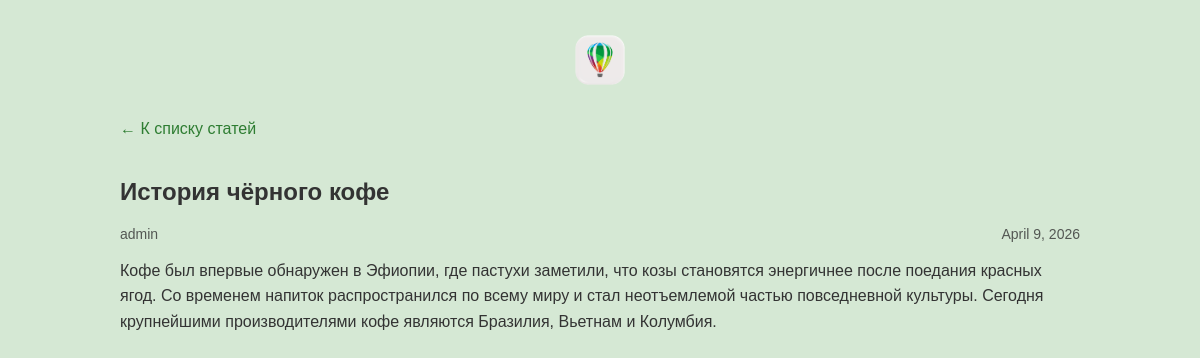
The app's page /article/1/ with its own data.
### articles/models.py (models this page shows, shortened)
class Article(models.Model):
    title = models.CharField(max_length=200)
    author = models.ForeignKey(User, on_delete=models.CASCADE)
    text = models.TextField()
    created_date = models.DateField(auto_now_add=True)

### articles/views.py (the view)
# urls.py: path("article/<int:article_id>/", views.get_article, name="get_article"),
def get_article(request, article_id):
    try:
        post = Article.objects.get(id=article_id)
        return render(request, 'article.html', {"post": post})
    except Article.DoesNotExist:
        raise Http404

### articles/templates/article.html (shortened to what this page needs)
{% load static %}
<!DOCTYPE html>
<html>
<head>
    <link rel="stylesheet" href="{% static 'css/archive.css' %}">
</head>
<body class="article">
    <div class="header">
        <a href="{% url 'archive' %}"><img src="{% static 'img/dpb-logo.png' %}" /></a>
    </div>
    <div class="archive">
        <a href="{% url 'archive' %}" class="return-link">&larr; К списку статей</a>
        <div class="one-post">
            <h2 class="post-title">{{ post.title }}</h2>
            <div class="article-info">
                <div class="article-author">{{ post.author.username }}</div>
                <div class="article-created-date">{{ post.created_date }}</div>
            </div>
            <p class="article-text">{{ post.text }}</p>
        </div>
    </div>
</body>
</html>

### articles/static/css/archive.css (style rules this page uses)
body { background: #d5e8d4; font-family: Tahoma, Arial, sans-serif; color: #333; margin: 0; padding: 0; }
.header { padding: 20px 0; }
.header img { display: block; height: 80px; margin-left: auto; margin-right: auto; }
.archive { width: 960px; margin-left: auto; margin-right: auto; }
.one-post { margin-bottom: 20px; }
.article-author { width: 50%; float: left; }
.article-created-date { text-align: right; }
.article-info { overflow: hidden; margin-bottom: 10px; font-size: 14px; opacity: 0.8; }
.article-text { line-height: 1.6; }
.return-link { display: inline-block; margin-bottom: 20px; color: #2e7d32; text-decoration: none; font-size: 16px; }

### records on screen
Article: title "История чёрного кофе", author.username "admin", created_date "April 9, 2026", text "Кофе был впервые обнаружен в Эфиопии, где пастухи заметили, что козы становятся энергичнее после поедания красных ягод. Со временем напиток распространился по всему миру и стал неотъемлемой частью повседневной культуры. Сегодня крупнейшими производителями кофе являются Бразилия, Вьетнам и Колумбия."
